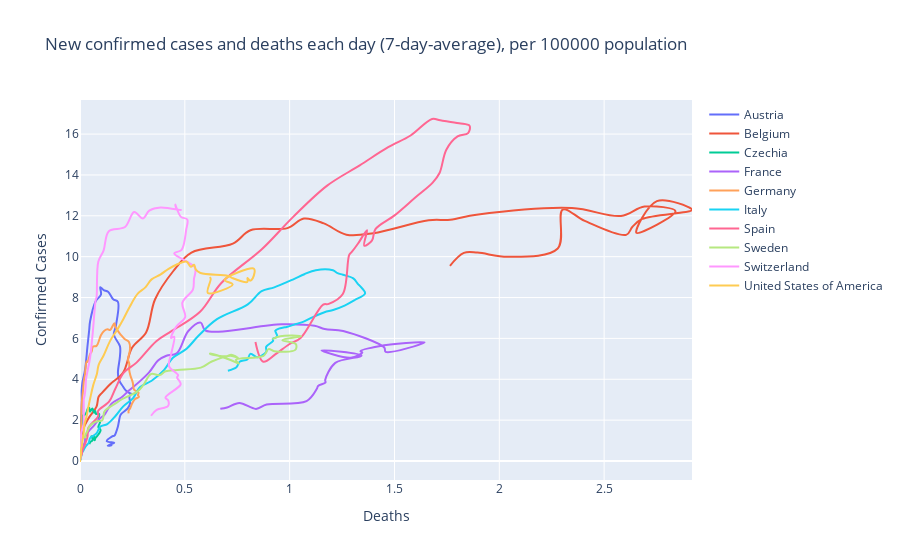

The code cell stored with this chart in its notebook:
### Markdown cell above
## Show figure
You have to manually run the bellow cell after each change when interactive checkbox for countries is used

### Code cell
fig = go.Figure()
for countryName, countryData in data.items():
#     if countryData["popData2018"] > 1000000:
    if countryName in selectedCountries:
        fig.add_trace(go.Scatter(
            x=countryData["deathsAveraged"]*nPerPopulation/countryData["popData2018"], 
            y=countryData["casesAveraged"]*nPerPopulation/countryData["popData2018"],
            line_shape='spline',
            name=countryName,
            hovertemplate =
                '<b>{}</b>'.format(countryName)+
                '<br>Cases: %{y:.2f}'+
                '<br>Deaths: %{x:.2f}'+
                '<br>%{text}',
            text = [f"Date: {countryData['dates'][i].strftime('%b %d %Y')}<br> {i} days after first 10 confirmed cases" for i in range(countryData["casesAveraged"].shape[0])],
        ))
fig.update_layout(title=f"New confirmed cases and deaths each day ({nDaysAverage}-day-average), per {nPerPopulation} population",
                   xaxis_title='Deaths',
                   yaxis_title='Confirmed Cases')
fig.show()
